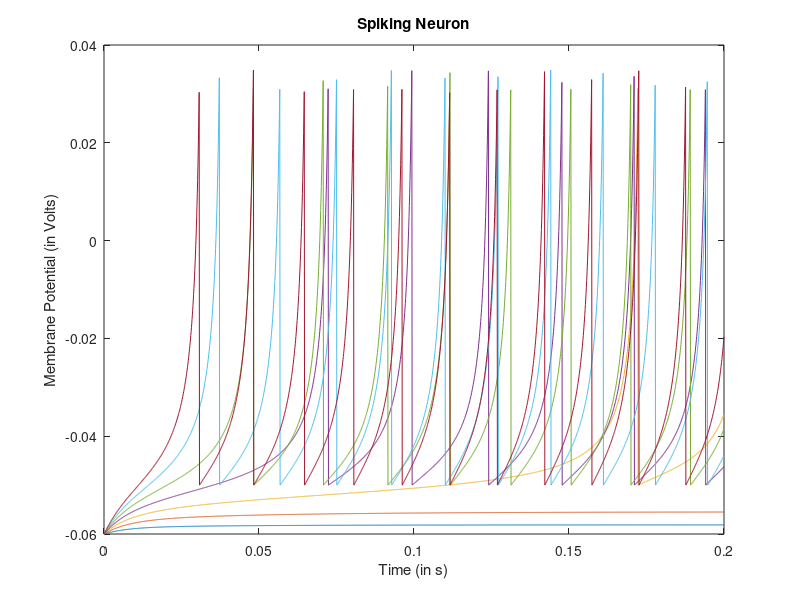

MATLAB code for this plot:
% Init Neuron Type values
%C(pF) kz(?S/V) Er(mV) Et(mV) a (KHz) b(nS) c(mV) d(pA) vpeak(mV)
type = 'RS';
if type == 'RS'
   C =  100E-12;   Kz=  0.7E-6;   Er=  -60E-3;   Et=  -40E-3;   a =  0.03E3;
   b =  -2E-9;   c =  -50E-3;   d =  100E-12;   Vpeak=35E-3;
elseif type == 'IB'
   C =  150E-12;   Kz=  1.2E-6;   Er=  -75E-3;   Et=  -45E-3;   a =  0.01E3;
   b =  5E-9;   c =  -56E-3;   d =  130E-12;   Vpeak=50E-3;
elseif type == 'CH'
   C =  50E-12;   Kz=  1.5E-6;   Er=  -60E-3;   Et=  -40E-3;   a =  0.03E3;
   b =  1E-9;   c =  -40E-3;   d =  150E-12;   Vpeak=25E-3;
end

N = 7; % No of neurons
h = 0.1E-3; % time step
Tmax = 0.2; %max time
M = ceil(Tmax/h); % max time index i.e no. of columns (no. of delta_T time intervals that amount to T)

% input current matrixs
    %Ic = gL*(VT-EL) ; %considering Ic = 1
    %alpha = 0.1;
I = zeros(N,M);
for i = 1:N
    %I(i,1:M) = 400^-12 ; %(1 + alpha*i)*Ic;
     I(i,1:M) = 20*i*10^-12 ;
    % I(i,1:M) = 600*10^-12 ;
end

y = zeros(N,M);
U = zeros(N,M);
% init condition
y(:,1) = Er;
U(:,1) = 0;


F = @(t,V,U,I) (Kz*(V-Et).*(V-Er)-U+I)/C ; 
G = @(t,V,U) a*(b*(V-Er)-U) ; 

%runge kutta implementation
for i = 1:M-1 
    k1 = F(i,       y(:,i),          U(:,i),          (I(:,i)+I(:,i+1))/2 );
    L1 = G(i,       y(:,i),          U(:,i));
    k2 = F(i+0.5*h, y(:,i)+0.5*h*k1, U(:,i)+0.5*h*L1, (I(:,i)+I(:,i+1))/2 );
    L2 = G(i+0.5*h, y(:,i)+0.5*h*k1, U(:,i)+0.5*h*L1);
    k3 = F(i+0.5*h, y(:,i)+0.5*h*k2, U(:,i)+0.5*h*L2, (I(:,i)+I(:,i+1))/2 );
    L3 = G(i+0.5*h, y(:,i)+0.5*h*k2, U(:,i)+0.5*h*L2);
    k4 = F(i+h,     y(:,i)+h*k3,     U(:,i)+h*L3,     (I(:,i)+I(:,i+1))/2 );
    L4 = G(i+h,     y(:,i)+h*k3,     U(:,i)+h*L3);
    
    y(:,i+1) = y(:,i) + (1/6)*(k1+2*(k2+k3)+k4)*h ;
    U(:,i+1) = U(:,i) + (1/6)*(L1+2*(L2+L3)+L4)*h ;
    
    y((y(:,i+1)>=Vpeak),i+1) = c;
    U((y(:,i+1)>=Vpeak),i+1) = U((y(:,i+1)>=Vpeak),i+1) + d;
end

t = h:h:Tmax;

figure(1)
for i=1:N
    plot(t,y(i,:))
    hold on
end
title('Spiking Neuron')
xlabel('Time (in s)')
ylabel('Membrane Potential (in Volts)')
